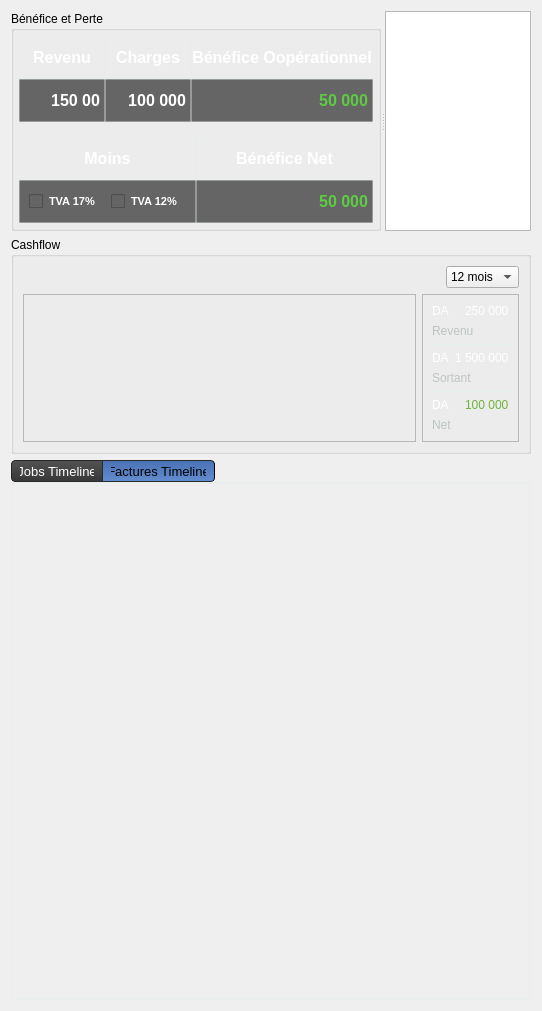
          <widget class="QWidget" name="scrollAreaWidgetContents">
           <property name="geometry">
            <rect>
             <x>0</x>
             <y>0</y>
             <width>542</width>
             <height>1011</height>
            </rect>
           </property>
           <layout class="QGridLayout" name="gridLayout_9">
            <item row="0" column="0">
             <widget class="QSplitter" name="splitter_2">
              <property name="orientation">
               <enum>Qt::Horizontal</enum>
              </property>
              <widget class="QGroupBox" name="groupBox_5">
               <property name="sizePolicy">
                <sizepolicy hsizetype="Minimum" vsizetype="Fixed">
                 <horstretch>0</horstretch>
                 <verstretch>0</verstretch>
                </sizepolicy>
               </property>
               <property name="minimumSize">
                <size>
                 <width>370</width>
                 <height>220</height>
                </size>
               </property>
               <property name="title">
                <string>Bénéfice et Perte</string>
               </property>
               <layout class="QVBoxLayout" name="verticalLayout_31">
                <property name="spacing">
                 <number>15</number>
                </property>
                <property name="margin">
                 <number>5</number>
                </property>
                <item>
                 <layout class="QHBoxLayout" name="horizontalLayout_20">
                  <property name="spacing">
                   <number>0</number>
                  </property>
                  <item>
                   <layout class="QVBoxLayout" name="verticalLayout_26">
                    <property name="spacing">
                     <number>0</number>
                    </property>
                    <item>
                     <widget class="QLabel" name="label_28">
                      <property name="minimumSize">
                       <size>
                        <width>0</width>
                        <height>42</height>
                       </size>
                      </property>
                      <property name="styleSheet">
                       <string notr="true">font: bold 12pt ;
color: rgb(255, 255, 255);
border:1px solid rgba(227, 238, 238, 100);</string>
                      </property>
                      <property name="text">
                       <string>Revenu</string>
                      </property>
                      <property name="alignment">
                       <set>Qt::AlignCenter</set>
                      </property>
                     </widget>
                    </item>
                    <item>
                     <widget class="QLabel" name="label_35">
                      <property name="styleSheet">
                       <string notr="true">font: bold 12pt ;
color: white;
border:1px solid rgba(227, 238, 238, 100);
background-color: #656565;</string>
                      </property>
                      <property name="text">
                       <string>150 00</string>
                      </property>
                      <property name="alignment">
                       <set>Qt::AlignRight|Qt::AlignTrailing|Qt::AlignVCenter</set>
                      </property>
                     </widget>
                    </item>
                   </layout>
                  </item>
                  <item>
                   <layout class="QVBoxLayout" name="verticalLayout_27">
                    <property name="spacing">
                     <number>0</number>
                    </property>
                    <item>
                     <widget class="QLabel" name="label_29">
                      <property name="minimumSize">
                       <size>
                        <width>0</width>
                        <height>42</height>
                       </size>
                      </property>
                      <property name="styleSheet">
                       <string notr="true">font: bold 12pt ;
color: rgb(255, 255, 255);
border:1px solid rgba(227, 238, 238, 100);</string>
                      </property>
                      <property name="text">
                       <string>Charges</string>
                      </property>
                      <property name="alignment">
                       <set>Qt::AlignCenter</set>
                      </property>
                     </widget>
                    </item>
                    <item>
                     <widget class="QLabel" name="label_34">
                      <property name="styleSheet">
                       <string notr="true">font: bold 12pt ;
color: white;
border:1px solid rgba(227, 238, 238, 100);
background-color: #656565;</string>
                      </property>
                      <property name="text">
                       <string>100 000</string>
                      </property>
                      <property name="alignment">
                       <set>Qt::AlignRight|Qt::AlignTrailing|Qt::AlignVCenter</set>
                      </property>
                     </widget>
                    </item>
                   </layout>
                  </item>
                  <item>
                   <layout class="QVBoxLayout" name="verticalLayout_28">
                    <property name="spacing">
                     <number>0</number>
                    </property>
                    <item>
                     <widget class="QLabel" name="label_30">
                      <property name="minimumSize">
                       <size>
                        <width>0</width>
                        <height>42</height>
                       </size>
                      </property>
                      <property name="styleSheet">
                       <string notr="true">font: bold 12pt ;
color: rgb(255, 255, 255);
border:1px solid rgba(227, 238, 238, 100);</string>
                      </property>
                      <property name="text">
                       <string>Bénéfice Oopérationnel</string>
                      </property>
                      <property name="alignment">
                       <set>Qt::AlignCenter</set>
                      </property>
                     </widget>
                    </item>
                    <item>
                     <widget class="QLabel" name="label_33">
                      <property name="styleSheet">
                       <string notr="true">font: bold 12pt;

color: qlineargradient(spread:reflect, x1:0.5, y1:0, x2:0.5, y2:1, stop:0 rgba(106, 255, 78, 255), stop:1 rgba(82, 152, 55, 255));
border:1px solid rgba(227, 238, 238, 100);
background-color: #656565;</string>
                      </property>
                      <property name="text">
                       <string>50 000</string>
                      </property>
                      <property name="alignment">
                       <set>Qt::AlignRight|Qt::AlignTrailing|Qt::AlignVCenter</set>
                      </property>
                     </widget>
                    </item>
                   </layout>
                  </item>
                 </layout>
                </item>
                <item>
                 <layout class="QHBoxLayout" name="horizontalLayout_21">
                  <property name="spacing">
                   <number>0</number>
                  </property>
                  <item>
                   <layout class="QVBoxLayout" name="verticalLayout_29">
                    <property name="spacing">
                     <number>0</number>
                    </property>
                    <item>
                     <widget class="QLabel" name="label_31">
                      <property name="minimumSize">
                       <size>
                        <width>0</width>
                        <height>42</height>
                       </size>
                      </property>
                      <property name="styleSheet">
                       <string notr="true">font: bold 12pt ;
color: rgb(255, 255, 255);
border:1px solid rgba(227, 238, 238, 100);</string>
                      </property>
                      <property name="text">
                       <string>Moins</string>
                      </property>
                      <property name="alignment">
                       <set>Qt::AlignCenter</set>
                      </property>
                     </widget>
                    </item>
                    <item>
                     <widget class="QFrame" name="frame_5">
                      <property name="styleSheet">
                       <string notr="true">font: bold 12pt &quot;Gill Sans MT&quot;;
color: white;
border:1px solid rgba(227, 238, 238, 100);background-color: #656565;</string>
                      </property>
                      <property name="frameShape">
                       <enum>QFrame::StyledPanel</enum>
                      </property>
                      <property name="frameShadow">
                       <enum>QFrame::Raised</enum>
                      </property>
                      <layout class="QGridLayout" name="gridLayout_8">
                       <item row="0" column="0">
                        <widget class="QCheckBox" name="checkBox_4">
                         <property name="styleSheet">
                          <string notr="true">font: bold 8pt ;
border: none;</string>
                         </property>
                         <property name="text">
                          <string>TVA 17%</string>
                         </property>
                        </widget>
                       </item>
                       <item row="0" column="1">
                        <widget class="QCheckBox" name="checkBox_5">
                         <property name="styleSheet">
                          <string notr="true">font: bold 8pt ;
border: none;</string>
                         </property>
                         <property name="text">
                          <string>TVA 12%</string>
                         </property>
                        </widget>
                       </item>
                      </layout>
                     </widget>
                    </item>
                   </layout>
                  </item>
                  <item>
                   <layout class="QVBoxLayout" name="verticalLayout_30">
                    <property name="spacing">
                     <number>0</number>
                    </property>
                    <item>
                     <widget class="QLabel" name="label_32">
                      <property name="minimumSize">
                       <size>
                        <width>0</width>
                        <height>42</height>
                       </size>
                      </property>
                      <property name="styleSheet">
                       <string notr="true">font: bold 12pt ;
color: rgb(255, 255, 255);
border:1px solid rgba(227, 238, 238, 100);</string>
                      </property>
                      <property name="text">
                       <string>Bénéfice Net</string>
                      </property>
                      <property name="alignment">
                       <set>Qt::AlignCenter</set>
                      </property>
                     </widget>
                    </item>
                    <item>
                     <widget class="QLabel" name="label_37">
                      <property name="styleSheet">
                       <string notr="true">font: bold 12pt;

color: qlineargradient(spread:reflect, x1:0.5, y1:0, x2:0.5, y2:1, stop:0 rgba(106, 255, 78, 255), stop:1 rgba(82, 152, 55, 255));
border:1px solid rgba(227, 238, 238, 100);
background-color: #656565;</string>
                      </property>
                      <property name="text">
                       <string>50 000</string>
                      </property>
                      <property name="alignment">
                       <set>Qt::AlignRight|Qt::AlignTrailing|Qt::AlignVCenter</set>
                      </property>
                     </widget>
                    </item>
                   </layout>
                  </item>
                 </layout>
                </item>
               </layout>
              </widget>
              <widget class="QTreeView" name="treeView"/>
             </widget>
            </item>
            <item row="1" column="0">
             <widget class="QGroupBox" name="groupBox_4">
              <property name="title">
               <string>Cashflow</string>
              </property>
              <layout class="QVBoxLayout" name="verticalLayout_21">
               <item>
                <layout class="QHBoxLayout" name="horizontalLayout_16">
                 <item>
                  <spacer name="horizontalSpacer_8">
                   <property name="orientation">
                    <enum>Qt::Horizontal</enum>
                   </property>
                   <property name="sizeHint" stdset="0">
                    <size>
                     <width>40</width>
                     <height>20</height>
                    </size>
                   </property>
                  </spacer>
                 </item>
                 <item>
                  <widget class="QComboBox" name="comboBox_5">
                   <property name="sizePolicy">
                    <sizepolicy hsizetype="Minimum" vsizetype="Fixed">
                     <horstretch>0</horstretch>
                     <verstretch>0</verstretch>
                    </sizepolicy>
                   </property>
                   <property name="maximumSize">
                    <size>
                     <width>100</width>
                     <height>16777215</height>
                    </size>
                   </property>
                   <item>
                    <property name="text">
                     <string>12 mois</string>
                    </property>
                   </item>
                   <item>
                    <property name="text">
                     <string>6 mois</string>
                    </property>
                   </item>
                   <item>
                    <property name="text">
                     <string>3 mois</string>
                    </property>
                   </item>
                  </widget>
                 </item>
                </layout>
               </item>
               <item>
                <layout class="QHBoxLayout" name="horizontalLayout_15">
                 <item>
                  <widget class="QFrame" name="frame_2">
                   <property name="sizePolicy">
                    <sizepolicy hsizetype="Expanding" vsizetype="Preferred">
                     <horstretch>0</horstretch>
                     <verstretch>0</verstretch>
                    </sizepolicy>
                   </property>
                   <property name="frameShape">
                    <enum>QFrame::StyledPanel</enum>
                   </property>
                   <property name="frameShadow">
                    <enum>QFrame::Raised</enum>
                   </property>
                  </widget>
                 </item>
                 <item>
                  <widget class="QFrame" name="frame_3">
                   <property name="sizePolicy">
                    <sizepolicy hsizetype="Minimum" vsizetype="Preferred">
                     <horstretch>0</horstretch>
                     <verstretch>0</verstretch>
                    </sizepolicy>
                   </property>
                   <property name="maximumSize">
                    <size>
                     <width>140</width>
                     <height>16777215</height>
                    </size>
                   </property>
                   <property name="frameShape">
                    <enum>QFrame::StyledPanel</enum>
                   </property>
                   <property name="frameShadow">
                    <enum>QFrame::Raised</enum>
                   </property>
                   <layout class="QVBoxLayout" name="verticalLayout_20">
                    <item>
                     <layout class="QVBoxLayout" name="verticalLayout_8">
                      <item>
                       <layout class="QHBoxLayout" name="horizontalLayout_12">
                        <item>
                         <widget class="QLabel" name="label_14">
                          <property name="styleSheet">
                           <string notr="true">font: bold 12pt &quot;Gill Sans MT&quot;;
color: white;</string>
                          </property>
                          <property name="text">
                           <string>DA</string>
                          </property>
                         </widget>
                        </item>
                        <item>
                         <widget class="QLabel" name="label_13">
                          <property name="styleSheet">
                           <string notr="true">font: bold 12pt &quot;Gill Sans MT&quot;;
color: white;</string>
                          </property>
                          <property name="text">
                           <string>250 000</string>
                          </property>
                         </widget>
                        </item>
                       </layout>
                      </item>
                      <item>
                       <widget class="QLabel" name="label_10">
                        <property name="styleSheet">
                         <string notr="true">font: 8pt &quot;Gill Sans MT&quot;;
color: rgb(188, 195, 195)</string>
                        </property>
                        <property name="text">
                         <string>Revenu</string>
                        </property>
                       </widget>
                      </item>
                     </layout>
                    </item>
                    <item>
                     <widget class="Line" name="line_5">
                      <property name="maximumSize">
                       <size>
                        <width>16777215</width>
                        <height>1</height>
                       </size>
                      </property>
                      <property name="styleSheet">
                       <string notr="true">background-color: rgb(227, 238, 238);
width: 1px;
height: 1px;</string>
                      </property>
                      <property name="frameShadow">
                       <enum>QFrame::Sunken</enum>
                      </property>
                      <property name="lineWidth">
                       <number>0</number>
                      </property>
                      <property name="midLineWidth">
                       <number>0</number>
                      </property>
                      <property name="orientation">
                       <enum>Qt::Horizontal</enum>
                      </property>
                     </widget>
                    </item>
                    <item>
                     <layout class="QVBoxLayout" name="verticalLayout_18">
                      <item>
                       <layout class="QHBoxLayout" name="horizontalLayout_13">
                        <item>
                         <widget class="QLabel" name="label_15">
                          <property name="styleSheet">
                           <string notr="true">font: bold 12pt &quot;Gill Sans MT&quot;;
color: white;</string>
                          </property>
                          <property name="text">
                           <string>DA</string>
                          </property>
                         </widget>
                        </item>
                        <item>
                         <widget class="QLabel" name="label_16">
                          <property name="styleSheet">
                           <string notr="true">font: bold 12pt &quot;Gill Sans MT&quot;;
color: white;</string>
                          </property>
                          <property name="text">
                           <string>1 500 000</string>
                          </property>
                         </widget>
                        </item>
                       </layout>
                      </item>
                      <item>
                       <widget class="QLabel" name="label_11">
                        <property name="styleSheet">
                         <string notr="true">font: 8pt &quot;Gill Sans MT&quot;;
color: rgb(188, 195, 195)</string>
                        </property>
                        <property name="text">
                         <string>Sortant</string>
                        </property>
                       </widget>
                      </item>
                     </layout>
                    </item>
                    <item>
                     <widget class="Line" name="line_8">
                      <property name="maximumSize">
                       <size>
                        <width>16777215</width>
                        <height>1</height>
                       </size>
                      </property>
                      <property name="styleSheet">
                       <string notr="true">background-color: rgb(227, 238, 238);
width: 1px;
height: 1px;</string>
                      </property>
                      <property name="frameShadow">
                       <enum>QFrame::Sunken</enum>
                      </property>
                      <property name="lineWidth">
                       <number>0</number>
                      </property>
                      <property name="midLineWidth">
                       <number>0</number>
                      </property>
                      <property name="orientation">
                       <enum>Qt::Horizontal</enum>
                      </property>
                     </widget>
                    </item>
                    <item>
                     <layout class="QVBoxLayout" name="verticalLayout_19">
                      <item>
                       <layout class="QHBoxLayout" name="horizontalLayout_14">
                        <item>
                         <widget class="QLabel" name="label_17">
                          <property name="styleSheet">
                           <string notr="true">font: bold 12pt &quot;Gill Sans MT&quot;;
color: white;</string>
                          </property>
                          <property name="text">
                           <string>DA</string>
                          </property>
                         </widget>
                        </item>
                        <item>
                         <widget class="QLabel" name="label_18">
                          <property name="styleSheet">
                           <string notr="true">font: bold 12pt &quot;Gill Sans MT&quot;;
color:rgb(111, 178, 61);</string>
                          </property>
                          <property name="text">
                           <string>100 000</string>
                          </property>
                         </widget>
                        </item>
                       </layout>
                      </item>
                      <item>
                       <widget class="QLabel" name="label_12">
                        <property name="styleSheet">
                         <string notr="true">font: 8pt &quot;Gill Sans MT&quot;;
color: rgb(188, 195, 195)</string>
                        </property>
                        <property name="text">
                         <string>Net</string>
                        </property>
                       </widget>
                      </item>
                     </layout>
                    </item>
                   </layout>
                  </widget>
                 </item>
                </layout>
               </item>
              </layout>
             </widget>
            </item>
            <item row="2" column="0">
             <widget class="QTabWidget" name="tabWidgetTimeline">
              <property name="minimumSize">
               <size>
                <width>0</width>
                <height>500</height>
               </size>
              </property>
              <property name="styleSheet">
               <string notr="true">QWidget{

}

QTabWidget::pane {
	border: 2px solid rgba(227, 238, 238, 100);
   
}
QTabWidget , QTabWidget::tab-bar {
	/* lighter than its own border-color */;
    border-radius: 2px;


	alignment: left;
}


QTabBar::tab {
    background-color: qlineargradient(spread:pad, x1:0, y1:0, x2:0, y2:1, stop:0 #535353, stop:1 #373737);
    border-width: 1px 1px 1px 0px;
    border-style: solid;
    border-color: #292929;    
    height:1em;
    width:8em;
    font: 10pt;
    subcontrol-origin: margin;
    subcontrol-position: top right; /* position at the top center */
}	

QTabBar::tab:top,
QTabBar::tab:bottom {
    min-width: 14ex;
    min-height: 20px;
    padding: 0px 8px 0px 8px;
}


QTabBar::tab:left,
QTabBar::tab:right {
    min-height: 14ex;
    min-width: 20px;
    padding: 8px 0px 8px 0px;
}

QTabBar::tab:top:first,
QTabBar::tab:bottom:first {
    border-left: 1px solid #292929;
    border-top-left-radius: 4px;
    border-bottom-left-radius: 4px;
}

QTabBar::tab:left:first,
QTabBar::tab:right:first {
    border-top: 1px solid #292929;
    border-top-right-radius: 4px;
    border-top-left-radius: 4px;
}

QTabBar::tab:top:last,
QTabBar::tab:bottom:last {
    border-top-right-radius: 4px;
    border-bottom-right-radius: 4px;
}

QTabBar::tab:left:last,
QTabBar::tab:right:last {
    border-bottom-right-radius: 4px;
    border-bottom-left-radius: 4px;
}

QTabBar::tab:only-one {
    border: 1px solid #292929;
    border-radius: 4px;
}

QTabBar::tab:selected {
    color: black;
}

QTabBar::tab:top:selected,
QTabBar::tab:bottom:selected {
    background-color: qlineargradient(spread:pad, x1:0, y1:0, x2:0, y2:1, stop:0 #4771b3, stop:1 #638dcf);
    border-right-color: black;
    border-left-color: black;
}

QTabBar::tab:right:selected,
QTabBar::tab:left:selected {
    background-color: qlineargradient(spread:pad, x1:0, y1:0, x2:1, y2:0, stop:0 #4771b3, stop:1 #638dcf);
    border-top-color: black;
    border-bottom-color: black;
}

QTabBar::tab:!selected {
    color: white;
}

QTabBar::tab:top:!selected:hover,
QTabBar::tab:bottom:!selected:hover {
    background-color: qlineargradient(spread:pad, x1:0, y1:0, x2:0, y2:1, stop:0 #626262, stop:1 #464646);
}

QTabBar::tab:left:!selected:hover,
QTabBar::tab:right:!selected:hover {
    background-color: qlineargradient(spread:pad, x1:0, y1:0, x2:1, y2:0, stop:0 #626262, stop:1 #464646);
}


QTabBar::tab:first:selected {
    margin-left: 0; /* the first selected tab has nothing to overlap with on the left */
}

QTabBar::tab:last:selected {
    margin-right: 0; /* the last selected tab has nothing to overlap with on the right */
}

QTabBar::tab:only-one {
    margin: 0; /* if there is only one tab, we don't want overlapping margins */
}
</string>
              </property>
              <property name="tabPosition">
               <enum>QTabWidget::North</enum>
              </property>
              <property name="currentIndex">
               <number>1</number>
              </property>
              <widget class="QWidget" name="tab_7">
               <attribute name="title">
                <string>Jobs Timeline</string>
               </attribute>
               <widget class="QFrame" name="frame_4">
                <property name="geometry">
                 <rect>
                  <x>0</x>
                  <y>0</y>
                  <width>451</width>
                  <height>151</height>
                 </rect>
                </property>
                <property name="styleSheet">
                 <string notr="true">background-color: #656565;</string>
                </property>
                <property name="frameShape">
                 <enum>QFrame::StyledPanel</enum>
                </property>
                <property name="frameShadow">
                 <enum>QFrame::Raised</enum>
                </property>
               </widget>
              </widget>
              <widget class="QWidget" name="tab_6">
               <attribute name="title">
                <string>Factures Timeline</string>
               </attribute>
              </widget>
             </widget>
            </item>
           </layout>
          </widget>
